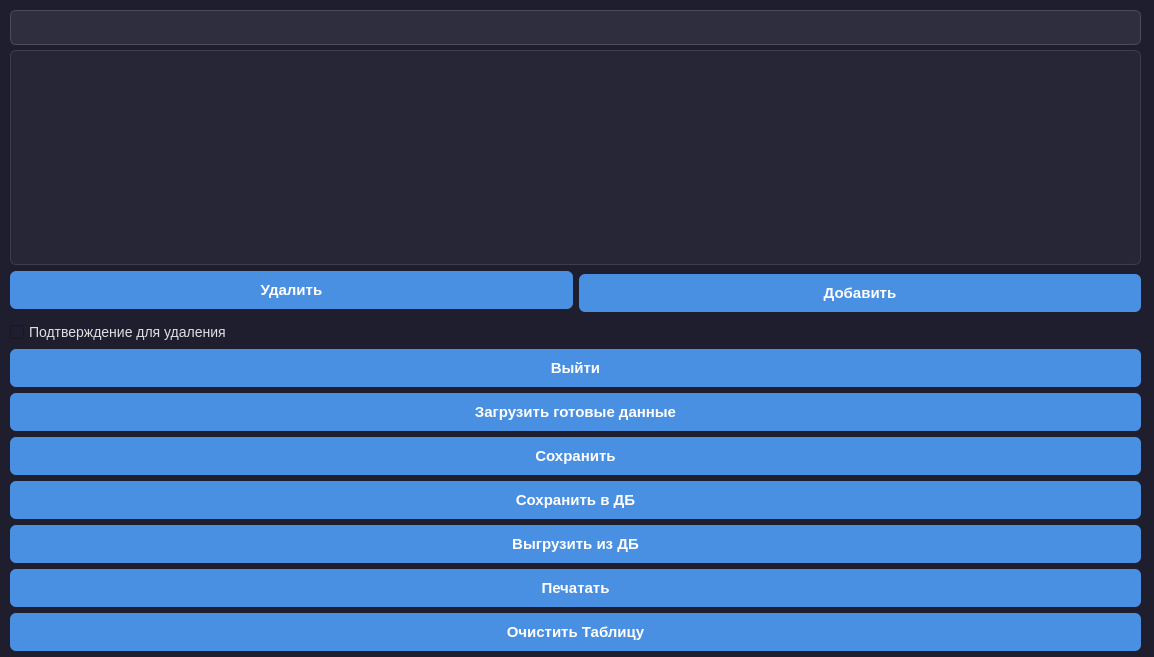
<?xml version="1.0" encoding="UTF-8"?>
<ui version="4.0">
 <class>RecordBook</class>
 <widget class="QWidget" name="RecordBook">
  <property name="geometry">
   <rect>
    <x>0</x>
    <y>0</y>
    <width>1154</width>
    <height>657</height>
   </rect>
  </property>
  <property name="windowTitle">
   <string>Form</string>
  </property>
  <property name="styleSheet">
   <string notr="true">/* Общий стиль для всего приложения */
QWidget {
    background-color: #1e1e2f;
    color: #e0e0e0;
    font-family: 'Segoe UI', Tahoma, Geneva, Verdana, sans-serif;
    font-size: 14px;
}

/* Группа */
QGroupBox {
    border: 1px solid #3a3f4b;
    border-radius: 8px;
    margin-top: 20px;
    padding: 12px 16px;
    background-color: #2b2b3c;
    color: #e0e0e0;
}

QGroupBox:title {
    subcontrol-origin: margin;
    subcontrol-position: top left;
    padding: 0 6px;
    font-weight: bold;
    font-size: 15px;
    color: #ffffff;
}

/* Метки */
QLabel {
    color: #d6d6d6;
    font-size: 14px;
    font-weight: 500;
    padding: 2px 4px;
}

QLabel#sectionTitle {
    font-size: 18px;
    font-weight: bold;
    color: #87cefa; /* light sky blue */
    padding: 4px 0;
}

/* Кнопки */
QPushButton {
    background-color: #4a90e2;
    color: white;
    border: none;
    border-radius: 6px;
    padding: 10px 24px;
    font-size: 15px;
    font-weight: 600;
}

QPushButton:hover {
    background-color: #357ab8;
}

QPushButton:pressed {
    background-color: #2e5c9a;
}

/* Поля ввода */
QLineEdit {
    background-color: #2e2e3e;
    color: #ffffff;
    border: 1px solid #4a4a60;
    border-radius: 6px;
    padding: 6px 10px;
    font-size: 14px;
}

QLineEdit:focus {
    border: 1px solid #4a90e2;
    background-color: #3a3a50;
}

/* Таблица */
QTableWidget {
    background-color: #262637;
    alternate-background-color: #2e2e42;
    gridline-color: #3a3f4b;
    border: 1px solid #3a3f4b;
    border-radius: 6px;
    font-size: 14px;
    color: #e0e0e0;
    selection-background-color: #4a90e2;
    selection-color: #ffffff;
}

QHeaderView::section {
    background-color: #333344;
    color: #ffffff;
    padding: 6px;
    border: none;
    font-weight: bold;
    font-size: 14px;
}

QTableCornerButton::section {
    background-color: #333344;
    border: none;
}

/* Скроллбары (для виджетов с прокруткой) */
QScrollBar:vertical {
    background: #1e1e2f;
    width: 12px;
    margin: 0px;
    border-radius: 6px;
}

QScrollBar::handle:vertical {
    background: #4a90e2;
    min-height: 20px;
    border-radius: 6px;
}

QScrollBar::add-line:vertical,
QScrollBar::sub-line:vertical {
    height: 0px;
}

QScrollBar:horizontal {
    background: #1e1e2f;
    height: 12px;
    margin: 0px;
    border-radius: 6px;
}

QScrollBar::handle:horizontal {
    background: #4a90e2;
    min-width: 20px;
    border-radius: 6px;
}

QScrollBar::add-line:horizontal,
QScrollBar::sub-line:horizontal {
    width: 0px;
}
</string>
  </property>
  <widget class="QWidget" name="gridLayoutWidget_2">
   <property name="geometry">
    <rect>
     <x>10</x>
     <y>50</y>
     <width>1131</width>
     <height>601</height>
    </rect>
   </property>
   <layout class="QGridLayout" name="gridLayout_2">
    <item row="0" column="0">
     <layout class="QGridLayout" name="gridLayout">
      <item row="2" column="1" rowspan="2">
       <widget class="QPushButton" name="btnAdd">
        <property name="text">
         <string>Добавить</string>
        </property>
       </widget>
      </item>
      <item row="2" column="0">
       <widget class="QPushButton" name="btnDelete">
        <property name="text">
         <string>Удалить</string>
        </property>
       </widget>
      </item>
      <item row="0" column="0" colspan="2">
       <widget class="QTableWidget" name="tableWidget"/>
      </item>
     </layout>
    </item>
    <item row="2" column="0">
     <layout class="QVBoxLayout" name="verticalLayout">
      <item>
       <widget class="QPushButton" name="btnBack">
        <property name="text">
         <string>Выйти</string>
        </property>
       </widget>
      </item>
      <item>
       <widget class="QPushButton" name="btnInputData">
        <property name="text">
         <string>Загрузить готовые данные</string>
        </property>
       </widget>
      </item>
      <item>
       <widget class="QPushButton" name="btnSaveData">
        <property name="text">
         <string>Сохранить</string>
        </property>
       </widget>
      </item>
      <item>
       <widget class="QPushButton" name="btnSaveDB">
        <property name="text">
         <string>Сохранить в ДБ</string>
        </property>
       </widget>
      </item>
      <item>
       <widget class="QPushButton" name="btnUploadDB">
        <property name="text">
         <string>Выгрузить из ДБ</string>
        </property>
       </widget>
      </item>
      <item>
       <widget class="QPushButton" name="btnPrinter">
        <property name="text">
         <string>Печатать</string>
        </property>
       </widget>
      </item>
      <item>
       <widget class="QPushButton" name="btnClear">
        <property name="text">
         <string>Очистить Таблицу</string>
        </property>
       </widget>
      </item>
     </layout>
    </item>
    <item row="1" column="0">
     <widget class="QCheckBox" name="checkBoxConfrmDelete">
      <property name="text">
       <string>Подтверждение для удаления</string>
      </property>
     </widget>
    </item>
   </layout>
  </widget>
  <widget class="QLineEdit" name="lineEditFind">
   <property name="geometry">
    <rect>
     <x>10</x>
     <y>10</y>
     <width>1131</width>
     <height>35</height>
    </rect>
   </property>
  </widget>
 </widget>
 <resources/>
 <connections/>
</ui>
